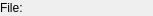
<?xml version="1.0" encoding="UTF-8"?>
<ui version="4.0">
 <class>ListItemFile</class>
 <widget class="QWidget" name="ListItemFile">
  <property name="geometry">
   <rect>
    <x>0</x>
    <y>0</y>
    <width>153</width>
    <height>16</height>
   </rect>
  </property>
  <property name="windowTitle">
   <string>Form</string>
  </property>
  <layout class="QHBoxLayout" name="horizontalLayout">
   <property name="spacing">
    <number>0</number>
   </property>
   <property name="leftMargin">
    <number>0</number>
   </property>
   <property name="topMargin">
    <number>0</number>
   </property>
   <property name="rightMargin">
    <number>0</number>
   </property>
   <property name="bottomMargin">
    <number>0</number>
   </property>
   <item>
    <widget class="QLabel" name="label">
     <property name="text">
      <string>File:</string>
     </property>
    </widget>
   </item>
  </layout>
 </widget>
 <resources/>
 <connections/>
</ui>
